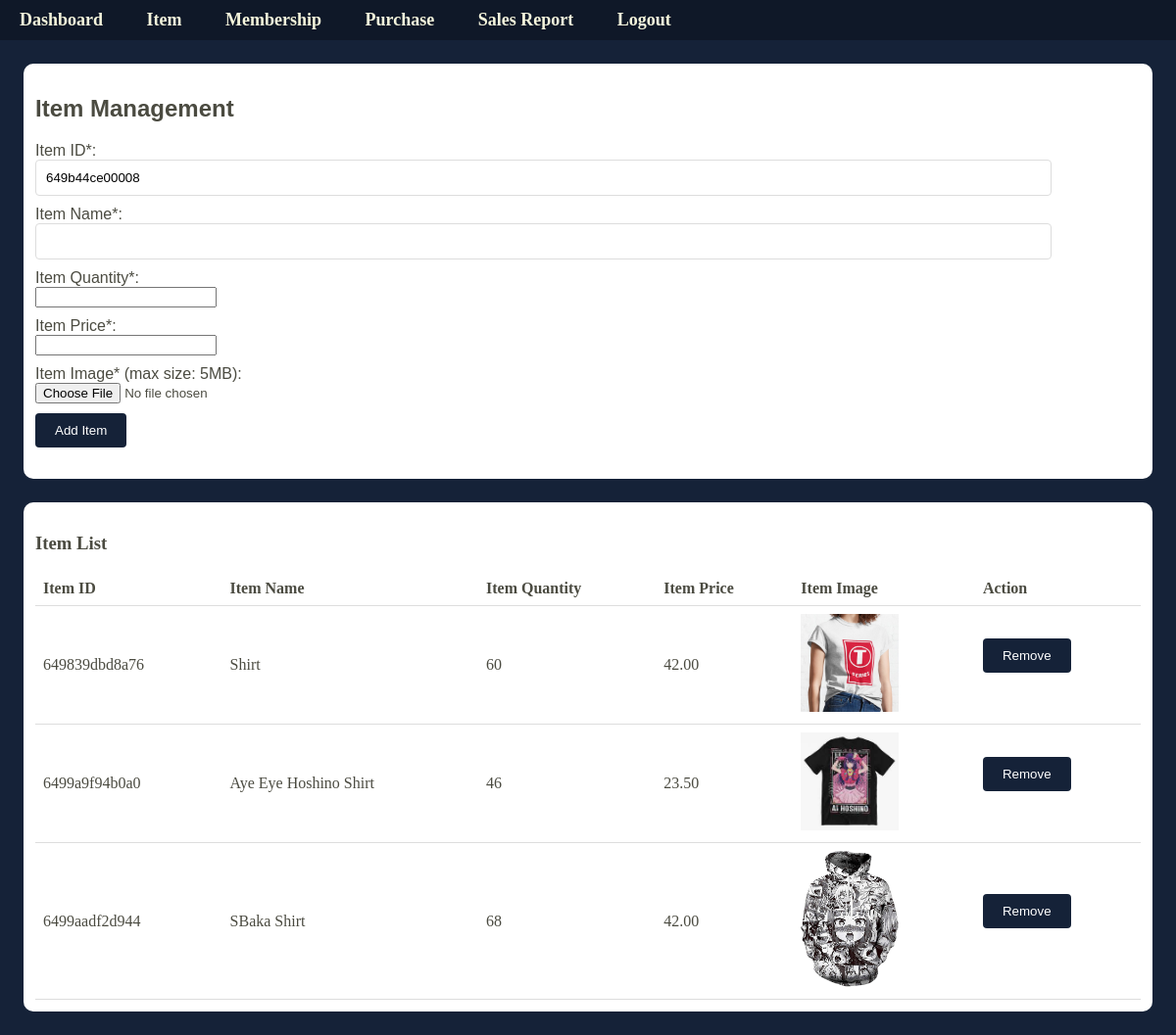
The app's page /itemManagement.php (signed in) with its own data.
### tables this page shows
CREATE TABLE `cust_item` (
  `item_id` varchar(255) NOT NULL,
  `item_name` varchar(255) NOT NULL,
  `item_quantity` int(11) NOT NULL,
  `item_price` decimal(10,2) NOT NULL,
  `item_image` varchar(255) DEFAULT NULL
);

### itemManagement.php (the view, shortened to what this page needs)
<!DOCTYPE html>
<html>
<div id="navbarContainer"></div>
<head>
  <link rel="stylesheet" href="css/customerManagement.css">
</head>
<body>
  <div id="firstHalf">
    <h2>Item Management</h2>
    <form id="itemForm" action="" method="POST" enctype="multipart/form-data">
      <div class="form-group">
        <label for="item_id">Item ID*:</label>
        <?php
        $item_id = uniqid();
        echo "<input type='text' id='item_id' name='item_id' value='$item_id' readonly>";
        ?>
      </div>
      <div class="form-group">
        <label for="item_name">Item Name*:</label>
        <input type="text" id="item_name" name="item_name" required>
      </div>
      <div class="form-group">
        <label for="item_quantity">Item Quantity*:</label>
        <input type="number" id="item_quantity" name="item_quantity" required>
      </div>
      <div class="form-group">
        <label for="item_price">Item Price*:</label>
        <input type="number" step="0.01" id="item_price" name="item_price" required>
      </div>
      <div class="form-group">
        <label for="item_image">Item Image* (max size: 5MB):</label>
        <input type="file" id="item_image" name="item_image" accept=".jpg,.jpeg,.png" required>
      </div>
      <input type="submit" value="Add Item">
    </form>
  </div>
  <div id="secondHalf">
    <h3>Item List</h3>
    <table>
      <thead>
        <tr>
          <th>Item ID</th>
          <th>Item Name</th>
          <th>Item Quantity</th>
          <th>Item Price</th>
          <th>Item Image</th>
          <th>Action</th>
        </tr>
      </thead>
      <tbody id="itemList">
        <?php
        $dbServername = "localhost";
        $dbUsername = "root";
        $dbPassword = "";
        $dbName = "customermanagementdb";
        $conn = mysqli_connect($dbServername, $dbUsername, $dbPassword, $dbName);
        if (!$conn) {
          die('Connection Failed: ' . mysqli_connect_error());
        } else {
          $sql = "SELECT * FROM cust_item";
          $result = mysqli_query($conn, $sql);
          if (mysqli_num_rows($result) > 0) {
            while ($row = mysqli_fetch_assoc($result)) {
              echo "<tr>";
              echo "<td>" . htmlspecialchars($row['item_id']) . "</td>";
              echo "<td>" . htmlspecialchars($row['item_name']) . "</td>";
              echo "<td>" . htmlspecialchars($row['item_quantity']) . "</td>";
              echo "<td>" . htmlspecialchars(number_format($row['item_price'], 2)) . "</td>";
              echo "<td><img src='" . htmlspecialchars($row['item_image']) . "' width='100'></td>";
              echo "<td><form action='' method='POST'><input type='hidden' name='remove' value='1'><input type='hidden' name='item_id' value='" . htmlspecialchars($row['item_id']) . "'><input type='submit' value='Remove'></form></td>";
              echo "</tr>";
            }
          } else {
            echo "<tr><td colspan='6'>No items found.</td></tr>";
          }
        }
        ?>
      </tbody>
    </table>
  </div>
</body>
</html>

### css/customerManagement.css (style rules this page uses)
body { margin: 0%; background-color: #152238; }
#firstHalf { background-color: white; margin: 2%; padding: 1%; border-radius: 10px; color: #4b4b41; font-family: Impact, Haettenschweiler, 'Arial Narrow Bold', sans-serif; }
#secondHalf { background-color: white; margin: 2%; padding: 1%; border-radius: 10px; color: #4b4b41; font-family: Georgia, 'Times New Roman', Times, serif; }
h2 { margin-top: 20px; }
table { width: 100%; border-collapse: collapse; }
th, td { padding: 8px; text-align: left; border-bottom: 1px solid #ddd; }
form { margin-bottom: 20px; }
.form-group { margin-bottom: 10px; }
label { display: block; }
input[type="text"], input[type="email"] { width: 90%; padding: 10px; border: 1px solid #ddd; border-radius: 4px; }
input[type="submit"] { padding: 10px 20px; background-color: #152238; color: #fff; border: none; border-radius: 4px; cursor: pointer; }

### records on screen
cust_item: item_id "649839dbd8a76", item_name "Shirt", item_quantity "60", item_price "42.00", item_image (picture)
cust_item: item_id "6499a9f94b0a0", item_name "Aye Eye Hoshino Shirt", item_quantity "46", item_price "23.50", item_image (picture)
cust_item: item_id "6499aadf2d944", item_name "SBaka Shirt", item_quantity "68", item_price "42.00", item_image (picture)
